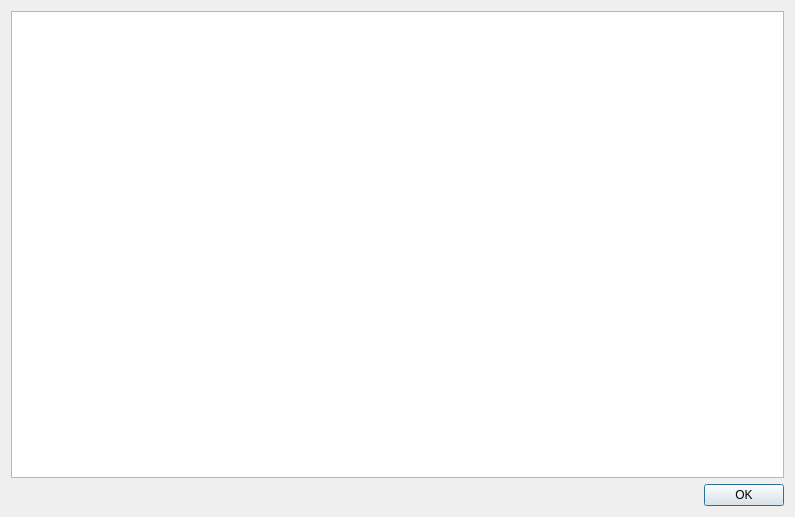
<ui version="4.0" >
 <class>SystemInfoDialog</class>
 <widget class="QDialog" name="SystemInfoDialog" >
  <property name="windowModality" >
   <enum>Qt::ApplicationModal</enum>
  </property>
  <property name="geometry" >
   <rect>
    <x>0</x>
    <y>0</y>
    <width>795</width>
    <height>517</height>
   </rect>
  </property>
  <property name="windowTitle" >
   <string>System information</string>
  </property>
  <property name="windowIcon" >
   <iconset resource="../data/qcomicbook.qrc" >
    <normaloff>:/icons/qcomicbook.png</normaloff>:/icons/qcomicbook.png</iconset>
  </property>
  <property name="modal" >
   <bool>true</bool>
  </property>
  <layout class="QVBoxLayout" name="verticalLayout" >
   <item>
    <widget class="QTextEdit" name="te_sysinfo" >
     <property name="undoRedoEnabled" >
      <bool>false</bool>
     </property>
     <property name="readOnly" >
      <bool>true</bool>
     </property>
     <property name="textInteractionFlags" >
      <set>Qt::NoTextInteraction</set>
     </property>
    </widget>
   </item>
   <item>
    <layout class="QHBoxLayout" name="horizontalLayout" >
     <item>
      <spacer name="horizontalSpacer" >
       <property name="orientation" >
        <enum>Qt::Horizontal</enum>
       </property>
       <property name="sizeHint" stdset="0" >
        <size>
         <width>40</width>
         <height>20</height>
        </size>
       </property>
      </spacer>
     </item>
     <item>
      <widget class="QDialogButtonBox" name="bb_buttons" >
       <property name="orientation" >
        <enum>Qt::Horizontal</enum>
       </property>
       <property name="standardButtons" >
        <set>QDialogButtonBox::Ok</set>
       </property>
      </widget>
     </item>
    </layout>
   </item>
  </layout>
 </widget>
 <resources>
  <include location="../data/qcomicbook.qrc" />
 </resources>
 <connections>
  <connection>
   <sender>bb_buttons</sender>
   <signal>accepted()</signal>
   <receiver>SystemInfoDialog</receiver>
   <slot>accept()</slot>
   <hints>
    <hint type="sourcelabel" >
     <x>248</x>
     <y>254</y>
    </hint>
    <hint type="destinationlabel" >
     <x>157</x>
     <y>274</y>
    </hint>
   </hints>
  </connection>
  <connection>
   <sender>bb_buttons</sender>
   <signal>rejected()</signal>
   <receiver>SystemInfoDialog</receiver>
   <slot>reject()</slot>
   <hints>
    <hint type="sourcelabel" >
     <x>316</x>
     <y>260</y>
    </hint>
    <hint type="destinationlabel" >
     <x>286</x>
     <y>274</y>
    </hint>
   </hints>
  </connection>
 </connections>
</ui>
